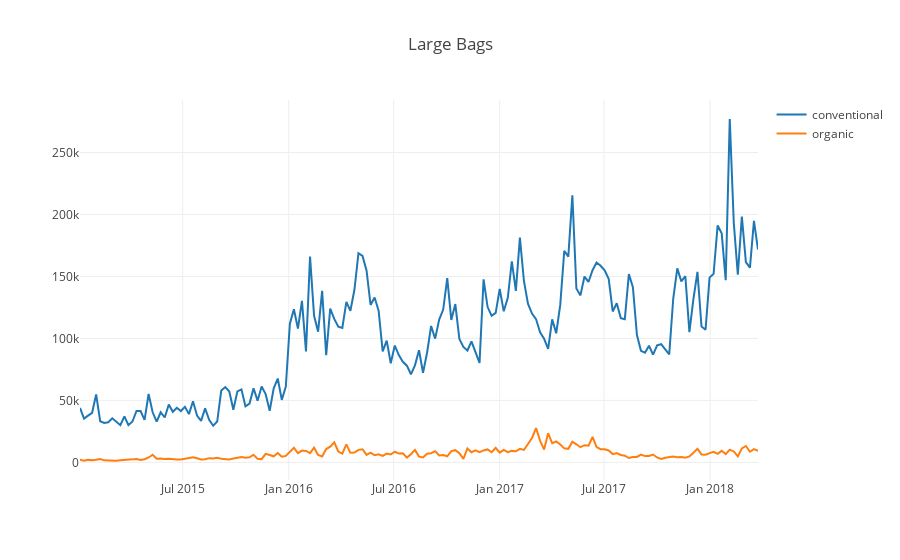

Write notebook code for a chart like this one.
### Code cell
#--Large Bags sold over time--
time_series('Large Bags')

### Figure 1 — Plotly figure (JSON) as saved in the notebook; plotly's stock layout.template omitted (floating-point values rounded to 4 significant figures; data arrays with more than 128 entries replaced by an {"elided": "..."} marker saying what was removed)
{"data": [{"name": "conventional", "type": "scatter", "uid": "4dbdf6c0-2426-4794-9237-cc6c0de35985", "x": {"elided": "169 str values"}, "y": {"elided": "169 float values"}}, {"name": "organic", "type": "scatter", "uid": "20d7c2f7-fe17-4c58-b619-5bda5fad8a99", "x": {"elided": "169 str values"}, "y": {"elided": "169 float values"}}], "layout": {"title": "Large Bags", "xaxis": {"zeroline": false}, "yaxis": {"zeroline": false}}}
